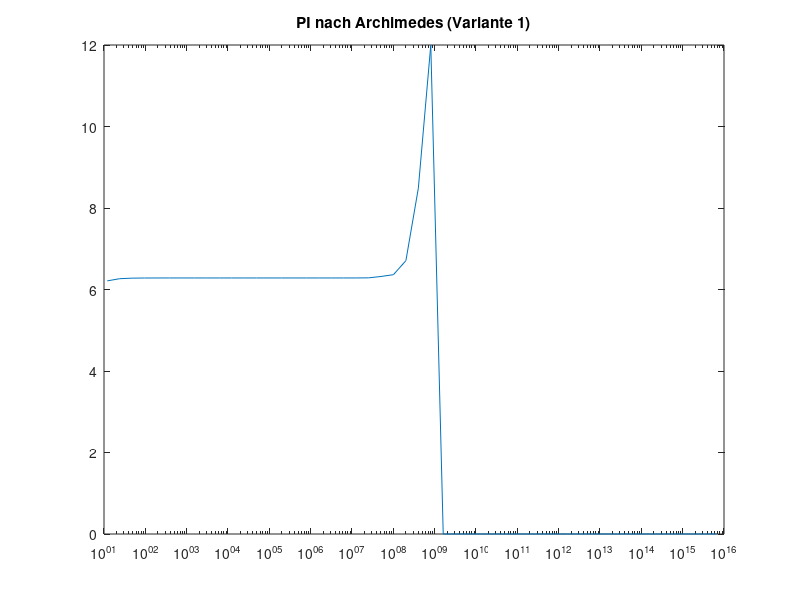
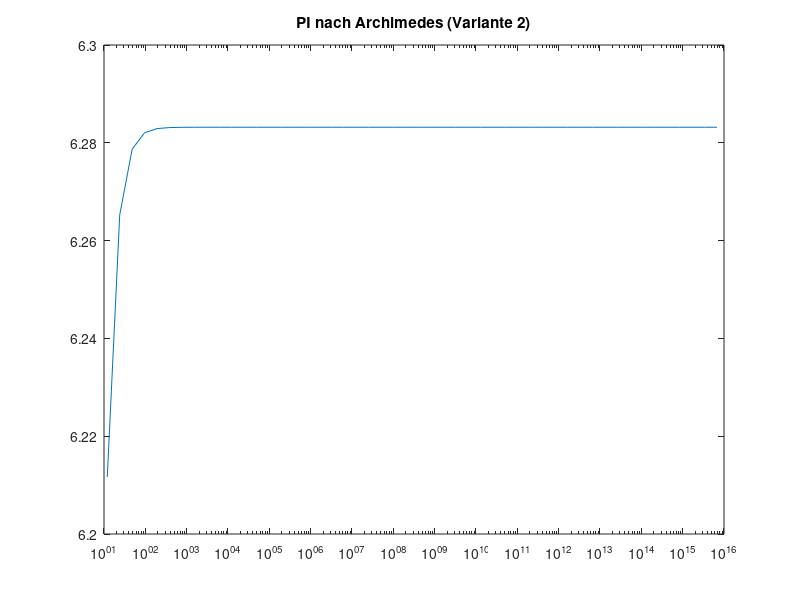

Recreate these plots in MATLAB, in order.
% Berechnet nach dem Algorithmus des Archimedes die Kreiszahl PI (Variante
% 1)

steps = 50;

n = 6;
sn = 1;
x = zeros(1, steps);
y = zeros(1, steps);
fprintf('%15s%15s%15s%15s\n', 'n', 'sn', 'U', 'Delta');
for i = 1:steps
   s2n = sqrt(2 - 2*sqrt(1-sn^2/4));
   u = 2 * n * s2n;
   sn = s2n;   
   x(i) = 2 * n;
   y(i) = u;

   fprintf('%15d\t%15d\t%15f%15f\n',n,sn,u, u - 2 * pi)
   n = 2 * n;
end

figure();
plot(x,y)
semilogx(x, y)
title('PI nach Archimedes (Variante 1)')

% Die Schleife nähert sich erst dem wahren Umfang, steigt dann rasant an
% um schliesslich auf 0 zu fallen.
%
% Ursache: Es wird innerhalb der äusseren Wurzel die schlecht
% konditionierte Subtraktion von zwei sehr ähnlichen Termen verwendet.
% (Wurzel von 1 - fast 1 ist ungefähr 1) Irgendwann (ab n = 805 306 368) 
% berechnet der Computer nur noch die Wurzel von 0 und die ist null.

%%%%%%%%%%%%%%%%%%%%%%%%%%%%%%%%%%%%%%%%%%%%%%%%%%%%%%%%%%%%%%%%%%%%%%%

n = 6;
sn = 1;
x = zeros(1, steps);
y = zeros(1, steps);
%fprintf('%15s%15s%15s%15s\n', 'n', 'sn', 'U', 'Delta');
for i = 1:steps
   s2n = sqrt(sn^2/(2 * (1 + sqrt(1 - sn^2/4))));
   u = 2 * n * s2n;
   sn = s2n;   
   x(i) = 2 * n;
   y(i) = u;

   %fprintf('%15d\t%15d\t%15f%15f\n',n,sn,u, u - 2 * pi)
   n = 2 * n;
end

figure();
plot(x,y)
semilogx(x, y)
title('PI nach Archimedes (Variante 2)')

% Diese Variante hat das Problem der ersten Aufgabe nicht. Die Kurve nähert
% sich 2 pi asymptotisch an.
